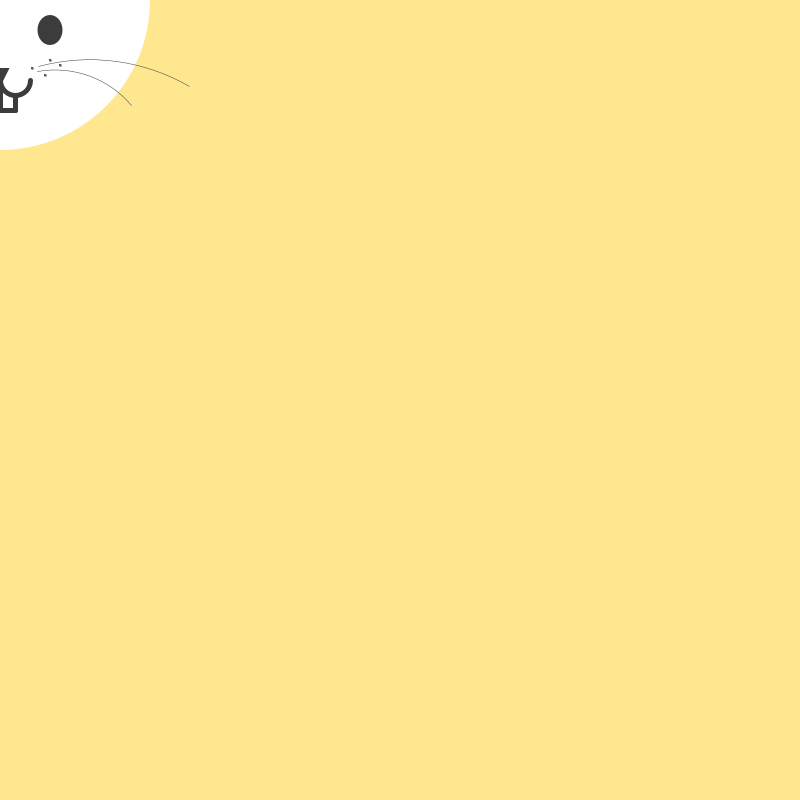
Frame 1 (no input)
Frame 60 (the mouse pressed at the canvas centre just before this capture): identical to frame 1, image omitted
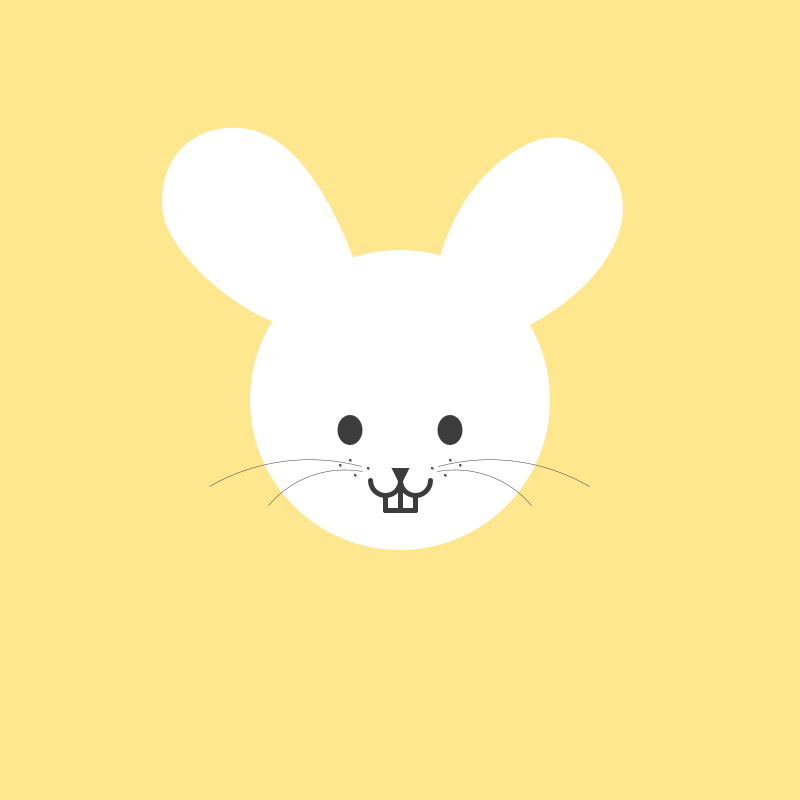
Frame 120 (the mouse held since frame 60 and released just before this capture)

The Processing sketch that drew these frames (run headless with seeded random() and noise(); from frame 60 on, the mouse is pressed at the canvas centre):

// Processing sketch: processing_165373
// ── processing_165373.pde

void setup(){
  size(800,800);
  background(255,231,144);
  smooth();
  noStroke();
}

void draw(){
  background(255,231,144);

  //cara conill
  noStroke();
  fill(255);
  ellipse(mouseX,mouseY,300,300);
  //orelles
  beginShape();
  vertex(mouseX-119, mouseY-77);
  bezierVertex(mouseX-119, mouseY-77, mouseX-92, mouseY-75, mouseX-119, mouseY-77);
  bezierVertex(mouseX-146, mouseY-79, mouseX-237, mouseY-142, mouseX-238, mouseY-196);
  bezierVertex(mouseX-239, mouseY-250, mouseX-200, mouseY-275, mouseX-160, mouseY-272);
  bezierVertex(mouseX-120, mouseY-269, mouseX-80, mouseY-233, mouseX-42, mouseY-130);
  endShape();
  beginShape();
  vertex(mouseX+37, mouseY-132);
  bezierVertex(mouseX+30, mouseY-139, mouseX+23, mouseY-75, mouseX+37.0, mouseY-132);
  bezierVertex(mouseX+51.0, mouseY-189, mouseX+82.0, mouseY-235, mouseX+130.0, mouseY-257);
  bezierVertex(mouseX+178.0, mouseY-279, mouseX+234.0, mouseY-232, mouseX+221.0, mouseY-175);
  bezierVertex(mouseX+208.0, mouseY-118, mouseX+139.0, mouseY-75, mouseX+104.0, mouseY-64);
  endShape();
  //boca conill
  stroke(60);
  strokeWeight(5);
  arc(mouseX-15,mouseY+80,30,30, 0, radians(180));
  arc(mouseX+15,mouseY+80,30,30, 0, radians(180));
  line(mouseX+15,mouseY+95,mouseX+15,mouseY+110);
  line(mouseX+15,mouseY+110,mouseX-15,mouseY+110);
  line(mouseX-15,mouseY+110,mouseX-15,mouseY+95);
  line(mouseX,mouseY+80,mouseX,mouseY+110);
  //ulls conill
  noStroke();
  fill(60);
  ellipse(mouseX-50,mouseY+30,25,30);
  ellipse(mouseX+50,mouseY+30,25,30);
  //bigotis
  noFill();
  stroke(60);
  strokeWeight(0.5);
  arc(mouseX+90,mouseY+260,400,400,radians(255),radians(300));
  arc(mouseX-90,mouseY+260,400,400,radians(240),radians(285));
  arc(mouseX-55,mouseY+170,200,200,radians(220),radians(280));
  arc(mouseX+55,mouseY+170,200,200,radians(260),radians(320));
  fill(60);
  ellipse(mouseX-32,mouseY+68,2,2);
  ellipse(mouseX-45,mouseY+75,2,2);
  ellipse(mouseX-60,mouseY+65,2,2);
  ellipse(mouseX-50,mouseY+60,2,2);
  ellipse(mouseX+32,mouseY+68,2,2);
  ellipse(mouseX+45,mouseY+75,2,2);
  ellipse(mouseX+60,mouseY+65,2,2);
  ellipse(mouseX+50,mouseY+60,2,2);
  //nas
  strokeWeight(5);
  triangle(mouseX-5,mouseY+70,mouseX,mouseY+80,mouseX+5,mouseY+70);


}
